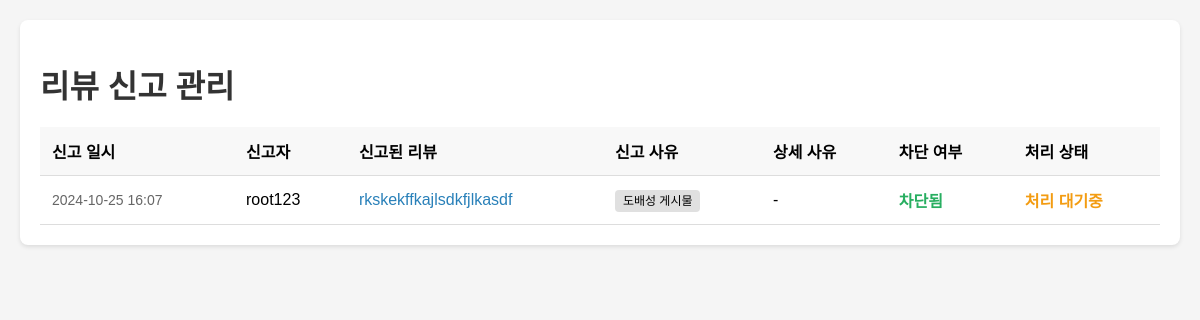
The page /reviews/reports/ (signed in) on the database its author committed.
### reviews/models.py (models this page shows, shortened)
class Report(models.Model):
    user = models.ForeignKey(settings.AUTH_USER_MODEL, on_delete=models.CASCADE, related_name='reports')
    review = models.ForeignKey(Review, on_delete=models.CASCADE, related_name='reports')
    reason = models.CharField(max_length=100)
    other_reason = models.TextField(blank=True, null=True)
    created_at = models.DateTimeField(auto_now_add=True)
    block_user = models.BooleanField(default=False)  # 사용자 차단 여부
    processed = models.BooleanField(default=False)   # 신고 처리 상태
    processed_at = models.DateTimeField(null=True, blank=True)  # 처리된 시간
    processed_by = models.ForeignKey(
        settings.AUTH_USER_MODEL,
        on_delete=models.SET_NULL,
        null=True,
        blank=True,
        related_name='processed_reports'
    )  # 처리한 관리자
    class Meta:
        ordering = ['-created_at']  # 최신 신고순으로 정렬

class Review(models.Model):
    user = models.ForeignKey(settings.AUTH_USER_MODEL, on_delete=models.CASCADE, related_name='reviews')
    product = models.ForeignKey('shop.Product', on_delete=models.CASCADE, related_name='reviews')
    order_item = models.OneToOneField('orders.OrderItem', on_delete=models.SET_NULL, null=True, related_name='review')
    rating = models.IntegerField(choices=[(i, i) for i in range(1, 6)])
    text = models.TextField()
    created_at = models.DateTimeField(auto_now_add=True)
    image = models.ImageField(upload_to='review_images/', blank=True, null=True)
    verified_purchase = models.BooleanField(default=False)
    helpful_count = models.PositiveIntegerField(default=0)
    unhelpful_count = models.PositiveIntegerField(default=0)
    helpful_users = models.ManyToManyField(settings.AUTH_USER_MODEL, related_name='helpful_reviews', blank=True)
    unhelpful_users = models.ManyToManyField(settings.AUTH_USER_MODEL, related_name='unhelpful_reviews', blank=True)
    class Meta:
        ordering = ['-created_at']

### users/models.py (models this page shows)
class CustomUser(AbstractUser):
    phone_number = models.CharField(max_length=15, blank=True, null=True)  # 전화번호 필드
    address = models.TextField(blank=True, null=True)  # 주소 필드
    date_of_birth = models.DateField(blank=True, null=True)  # 생년월일 필드
    profile_picture = models.ImageField(upload_to='profile_pics/', blank=True, null=True)  # 프로필 사진 필드
    mileage = models.DecimalField(max_digits=10, decimal_places=2, default=5000.0)  # 기본 마일리지
    karly_cash = models.DecimalField(max_digits=10, decimal_places=2, default=0.0)  # 칼리캐시
    is_social = models.BooleanField(default=False) # 소셜 로그인 확인을 위한 필드

### reviews/views.py (the view)
# urls.py: path('reports/', views.report_list, name='report_list'),
@staff_member_required
def report_list(request):
    reports = Report.objects.all().order_by('-created_at')
    context = {
        'reports': reports,
    }
    return render(request, 'reviews/report_list.html', context)

### reviews/templates/reviews/report_list.html (shortened to what this page needs)
{% load static %}
<!DOCTYPE html>
<html lang="ko">
<head>
    <link rel="stylesheet" href="{% static 'REVIEWS_report_list.css' %}">
</head>
<body>
    <div class="container">
        <h1>리뷰 신고 관리</h1>
        <table class="report-table">
            <thead>
                <tr>
                    <th>신고 일시</th>
                    <th>신고자</th>
                    <th>신고된 리뷰</th>
                    <th>신고 사유</th>
                    <th>상세 사유</th>
                    <th>차단 여부</th>
                    <th>처리 상태</th>
                </tr>
            </thead>
            <tbody>
                {% for report in reports %}
                <tr>
                    <td class="timestamp">{{ report.created_at|date:"Y-m-d H:i" }}</td>
                    <td>{{ report.user.username }}</td>
                    <td>
                        <a href="{% url 'shop:product_detail' report.review.product.id %}">
                            {{ report.review.text|truncatechars:50 }}
                        </a>
                    </td>
                    <td>
                        <span class="reason-badge">
                            {% if report.reason == 'spam' %}
                                도배성 게시물
                            {% elif report.reason == 'offensive' %}
                                비방 및 욕설
                            {% elif report.reason == 'inappropriate' %}
                                부적절한 내용
                            {% elif report.reason == 'false_info' %}
                                허위 정보
                            {% elif report.reason == 'copyright' %}
                                저작권 침해
                            {% elif report.reason == 'other' %}
                                기타
                            {% endif %}
                        </span>
                    </td>
                    <td>
                        {% if report.reason == 'other' %}
                            {{ report.other_reason|default:"-" }}
                        {% else %}
                            -
                        {% endif %}
                    </td>
                    <td>
                        {% if report.block_user %}
                            <span class="status-processed">차단됨</span>
                        {% else %}
                            <span>미차단</span>
                        {% endif %}
                    </td>
                    <td>
                        {% if not report.processed %}
                            <span class="status-pending">처리 대기중</span>
                        {% else %}
                            <span class="status-processed">처리 완료</span>
                        {% endif %}
                    </td>
                </tr>
                {% empty %}
                <tr>
                    <td colspan="7" class="empty-message">
                        신고된 리뷰가 없습니다.
                    </td>
                </tr>
                {% endfor %}
            </tbody>
        </table>
    </div>
</body>
</html>

### static/REVIEWS_report_list.css (style rules this page uses)
body { font-family: Arial, sans-serif; margin: 20px; background-color: #f5f5f5; }
.container { max-width: 1200px; margin: 0 auto; background-color: white; padding: 20px; border-radius: 8px; box-shadow: 0 2px 4px rgba(0, 0, 0, 0.1); }
h1 { color: #333; margin-bottom: 20px; }
.report-table { width: 100%; border-collapse: collapse; margin-top: 20px; }
.report-table th, .report-table td { padding: 12px; text-align: left; border-bottom: 1px solid #ddd; }
.report-table th { background-color: #f8f8f8; font-weight: bold; }
.reason-badge { padding: 4px 8px; border-radius: 4px; font-size: 12px; background-color: #e0e0e0; }
.timestamp { color: #666; font-size: 14px; }
.status-pending { color: #f39c12; font-weight: bold; }
.status-processed { color: #27ae60; font-weight: bold; }
.report-table a { color: #2980b9; text-decoration: none; }

### rows shown on the page
Report: created_at "2024-10-25 16:07", user.username "root123", review.text "rkskekffkajlsdkfjlkasdf", reason "도배성 게시물", block_user "차단됨", processed "처리 대기중"
